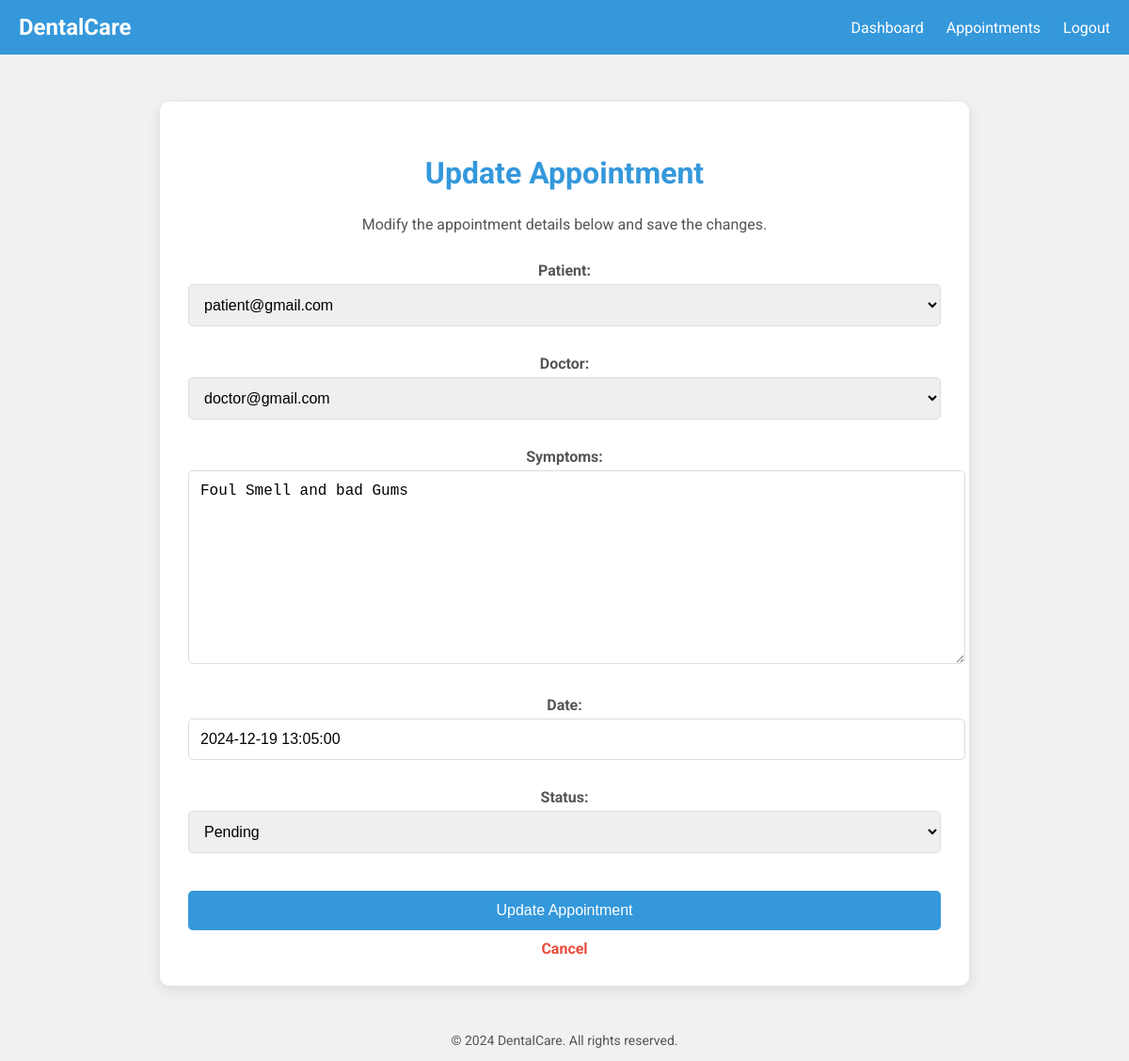
Before: /staff/update_appointment/1/ with the older database file.
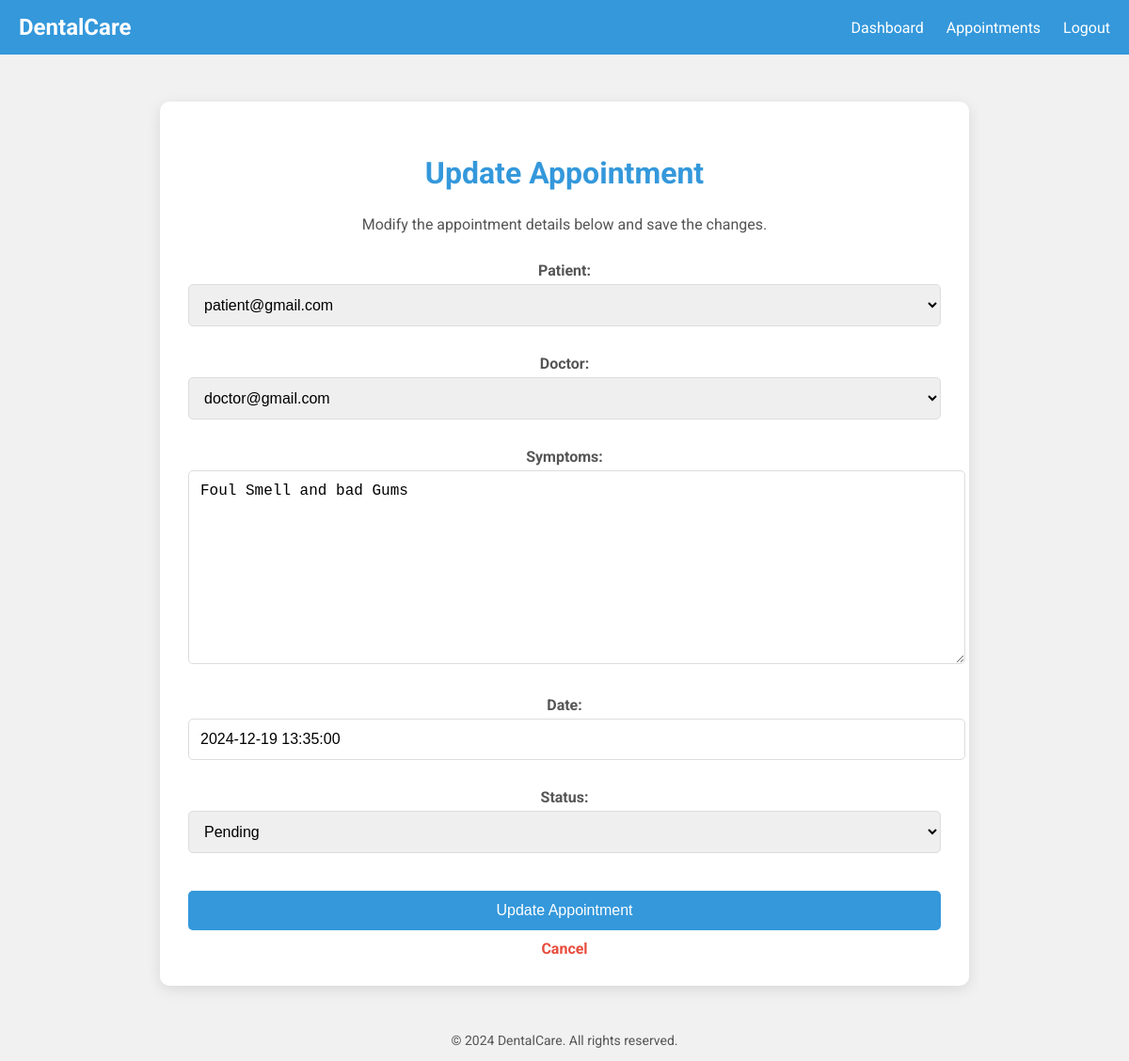
After: the same page with the newer database file.
### appointment/models.py (models this page shows, shortened)
class Appointment(models.Model):
    class Status(models.TextChoices):
        PENDING = "Pending", "Pending"
        RESCHEDULED = "Rescheduled", "Rescheduled"
        COMPLETED = "Completed", "Completed"
    patient = models.ForeignKey(
        settings.AUTH_USER_MODEL,
        on_delete=models.CASCADE,
        limit_choices_to={'role': MyUser.Role.PATIENT},
        related_name="appointments"
    )
    doctor = models.ForeignKey(
        settings.AUTH_USER_MODEL,
        on_delete=models.SET_NULL,
        limit_choices_to={'role': MyUser.Role.DOCTOR},
        related_name="assigned_appointments",
        null=True,
        blank=True
    )
    created_by = models.ForeignKey(
        settings.AUTH_USER_MODEL,
        on_delete=models.CASCADE,
        limit_choices_to={'role': MyUser.Role.ADMIN},
        related_name="created_appointments"
    )
    symptoms = models.TextField()
    date = models.DateTimeField()
    status = models.CharField(
        max_length=20,
        choices=Status.choices,
        default=Status.PENDING
    )
    created_at = models.DateTimeField(auto_now_add=True)
    updated_at = models.DateTimeField(auto_now=True)

### staff/views.py (the view, shortened to what this page needs)
# urls.py: path('update_appointment/<int:pk>/', UpdateAppointmentView.as_view(), name='updateappointment'),
class UpdateAppointmentView(UpdateView):
    template_name='staff/update_appointment.html'
    model=Appointment
    fields=['patient', 'doctor', 'symptoms', 'date', 'status']

### userauth/models.py (called while the page is built)
    def __str__(self):
        return self.email

### staff/Templates/staff/update_appointment.html (shortened to what this page needs)
<!DOCTYPE html>
<html lang="en">
<head>
</head>
<body>
    <div class="navbar">
        <div class="logo">DentalCare</div>
        <div>
            <a href="">Dashboard</a>
            <a href="">Appointments</a>
            <a href="{% url 'logout' %}">Logout</a>
        </div>
    </div>
    <div class="container">
        <h2>Update Appointment</h2>
        <p>Modify the appointment details below and save the changes.</p>
        <form method="post">
            {{ form.as_p }}
            <button type="submit">Update Appointment</button>
        </form>
        <div class="cancel-link">
            <a href="{% url 'staffdashboardhome' %}">Cancel</a>
        </div>
    </div>
    <div class="footer">
        <p>&copy; 2024 DentalCare. All rights reserved.</p>
    </div>
</body>
</html>

Changed rows visible on the page:
changed Appointment "patient@gmail.com": date "2024-12-19 13:05:00" → "2024-12-19 13:35:00"
